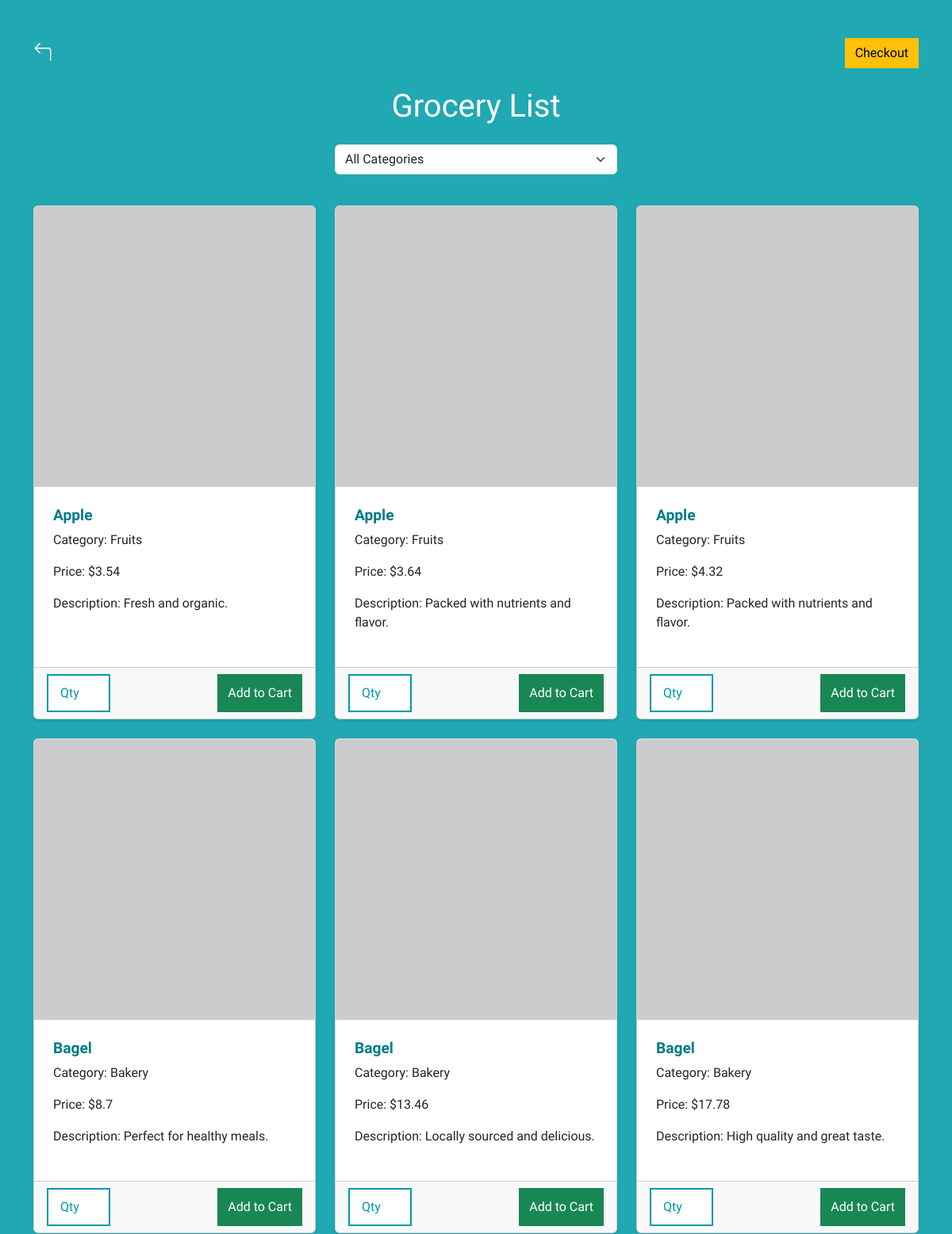
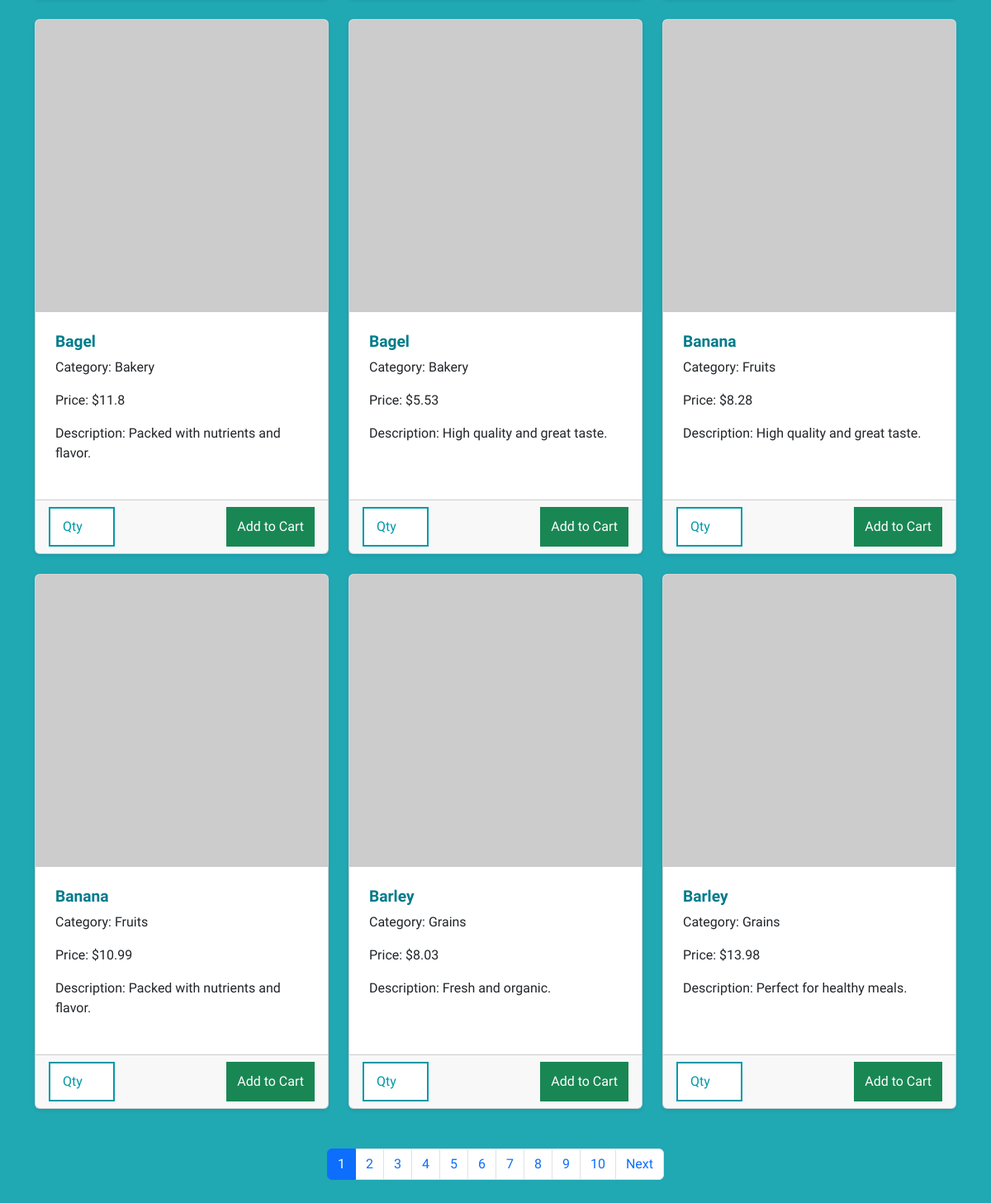
The page /grocery-list (signed in) on the database its author committed (2 pictures, top to bottom).
### models.py (models this page shows)
class GroceryItem(db.Model):
    __tablename__ = 'grocery_items'
    item_id = db.Column(db.Integer, primary_key=True)
    name = db.Column(db.String(255), nullable=False)
    category = db.Column(db.String(255), nullable=False)
    price = db.Column(db.Float, nullable=False)
    quantity = db.Column(db.Integer, nullable=False)
    image_url = db.Column(db.String(255), nullable=True)  # Optional field for image URL or path
    description = db.Column(db.String(500), nullable=True)  # Optional short description

### routes.py (the view)
    @app.route('/grocery-list', methods=['GET'])
    def grocery_list():
        if 'user_id' not in session:
            return redirect(url_for('login'))
        items_per_page = 12
        page = request.args.get('page', 1, type=int)
        selected_category = request.args.get('category', None)
        categories_query = db.session.query(GroceryItem.category.distinct()).all()
        categories = [c[0] for c in categories_query]  # Extract category names from tuples
        if selected_category:
            items_query = GroceryItem.query.filter_by(category=selected_category).order_by(GroceryItem.name.asc())
        else:
            items_query = GroceryItem.query.order_by(GroceryItem.name.asc())
        total_items = items_query.count()
        items = items_query.offset((page - 1) * items_per_page).limit(items_per_page).all()
        total_pages = ceil(total_items / items_per_page)
        pagination = {
            "current_page": page,
            "prev_page": page - 1 if page > 1 else None,
            "next_page": page + 1 if page < total_pages else None,
            "pages": list(range(1, total_pages + 1)),
        }
        return render_template('grocery_list.html', items=items, pagination=pagination, categories=categories, selected_category=selected_category)

### templates/grocery_list.html (shortened to what this page needs)
<!DOCTYPE html>
<html lang="en">
<head>
    <link rel="stylesheet" href="https://cdnjs.cloudflare.com/ajax/libs/bootstrap-icons/1.10.5/font/bootstrap-icons.min.css">
    <link href="https://cdn.jsdelivr.net/npm/bootstrap@5.3.3/dist/css/bootstrap.min.css" rel="stylesheet">
    <link rel="stylesheet" href="{{ url_for('static', filename='css/style.css') }}">
</head>
<body class="bg-change">
    <div class="container py-5">
        <div class="d-flex justify-content-between mb-4 align-items-center">
            <a href="{{ url_for('dashboard') }}" class="back-icon">
                <i class="bi bi-arrow-90deg-left"></i>
            </a>
            <a href="{{ url_for('cart') }}" class="btn btn-warning">Checkout</a>
        </div>
        <h1 class="text-center text-primary mb-4">Grocery List</h1>
        <form method="GET" action="{{ url_for('grocery_list') }}" class="mb-4">
            <div class="row">
                <div class="col-md-4 mx-auto">
                    <select name="category" class="form-select" onchange="this.form.submit()">
                        <option value="" {% if not selected_category %}selected{% endif %}>All Categories</option>
                    </select>
                </div>
            </div>
        </form>
        <div class="row">
            {% for item in items %}
                <div class="col-md-4 mb-4">
                    <div class="card h-100 shadow-sm">
                        {% if item.image_url %}
                            <img src="{{ item.image_url }}" alt="{{ item.name }}" class="card-img-top grocery-img">
                        {% else %}
                            <img src="https://via.placeholder.com/300x200?text=No+Image" alt="No Image" class="card-img-top grocery-img">
                        {% endif %}
                        <div class="card-body">
                            <h5 class="card-title">{{ item.name }}</h5>
                            <p class="card-text"><strong>Category:</strong> {{ item.category }}</p>
                            <p class="card-text"><strong>Price:</strong> ${{ item.price }}</p>
                            {% if item.description %}
                                <p class="card-text"><strong>Description:</strong> {{ item.description }}</p>
                            {% endif %}
                        </div>
                        <div class="card-footer">
                            <form action="{{ url_for('add_to_cart', item_id=item.item_id, page=pagination.current_page) }}" method="POST" class="d-flex">
                                <input type="number" name="quantity" min="1" max="{{ item.quantity }}" required placeholder="Qty" class="form-control me-2" style="width: 80px;">
                                <button type="submit" class="btn btn-success ms-auto">Add to Cart</button>
                            </form>
                        </div>
                    </div>
                </div>
            {% else %}
                <div class="col-12 text-center">
                    <div class="alert alert-info">No grocery items available.</div>
                </div>
            {% endfor %}
        </div>
        <nav aria-label="Page navigation example" class="mt-4">
            <ul class="pagination justify-content-center">
                {% for page_num in pagination.pages %}
                    <li class="page-item {% if page_num == pagination.current_page %}active{% endif %}">
                        <a class="page-link" href="{{ url_for('grocery_list', page=page_num, category=selected_category) }}">{{ page_num }}</a>
                    </li>
                {% endfor %}
                {% if pagination.next_page %}
                    <li class="page-item">
                        <a class="page-link" href="{{ url_for('grocery_list', page=pagination.next_page, category=selected_category) }}">Next</a>
                    </li>
                {% endif %}
            </ul>
        </nav>
    </div>
</body>
</html>

### static/css/style.css (style rules this page uses)
body { font-family: Arial, sans-serif; margin: 0; background-color: #f7f7f7; }
h1 { color: #333; }
a { display: inline-block; text-decoration: none; color: #0099A8; }
form div { margin-bottom: 15px; }
input { padding: 8px; width: calc(100% - 120px); }
button { padding: 10px 20px; background-color: #28a745; color: #fff; border: none; cursor: pointer; }
body { font-family: "Comfortaa", sans-serif; font-optical-sizing: auto; font-weight: 300; font-style: normal; color: #0099A8; background-color: #ffffff; margin: 0; }
.form-control { border: 2px solid #0099A8; border-radius: 0px; padding: 10px 15px; font-size: 1rem; }
.form-control::placeholder { color: #0099A8; opacity: 1; }
.bg-change { background-color: #20A8B3; }
.back-icon { font-size: 1.5rem; color: #FFF; cursor: pointer; text-decoration: none; }
.bg-change h1.text-primary { color: #FFF !important; }
.btn { border-radius: 0; }
.card { margin-bottom: 20px; }
.grocery-img { max-width: 100%; height: auto; object-fit: cover; }
.card-body { padding: 1.5rem; }
.card-title { font-size: 1.2rem; font-weight: bold; color: #007b8a !important; }

### rows shown on the page
GroceryItem: name "Apple", category "Fruits", price "3.54", description "Fresh and organic."
GroceryItem: name "Apple", category "Fruits", price "3.64", description "Packed with nutrients and flavor."
GroceryItem: name "Apple", category "Fruits", price "4.32", description "Packed with nutrients and flavor."
GroceryItem: name "Bagel", category "Bakery", price "8.7", description "Perfect for healthy meals."
GroceryItem: name "Bagel", category "Bakery", price "13.46", description "Locally sourced and delicious."
GroceryItem: name "Bagel", category "Bakery", price "17.78", description "High quality and great taste."
GroceryItem: name "Bagel", category "Bakery", price "11.8", description "Packed with nutrients and flavor."
GroceryItem: name "Bagel", category "Bakery", price "5.53", description "High quality and great taste."
GroceryItem: name "Banana", category "Fruits", price "8.28", description "High quality and great taste."
GroceryItem: name "Banana", category "Fruits", price "10.99", description "Packed with nutrients and flavor."
GroceryItem: name "Barley", category "Grains", price "8.03", description "Fresh and organic."
GroceryItem: name "Barley", category "Grains", price "13.98", description "Perfect for healthy meals."

### other values the page prints
{{ page_num }} "1" "2" "3" "4" "5" "6" "7" "8" "9" "10"
